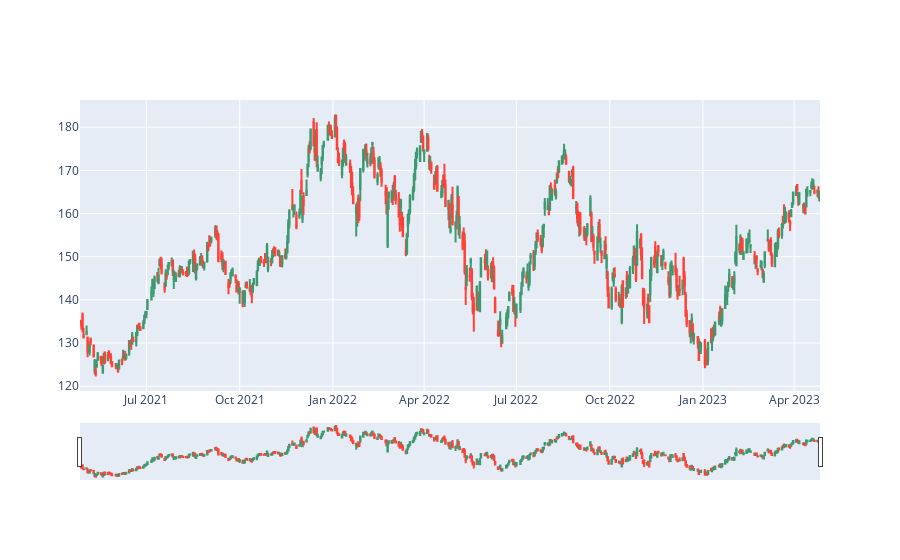

The notebook cell saved with this chart:
### Markdown cell above
### Visualization

### Code cell
fig = go.Figure(data=[go.Candlestick(x=df['date'],
                open=df['open'],
                high=df['high'],
                low=df['low'],
                close=df['close'])])

fig.show()

### Figure 1 — Plotly figure (JSON) as saved in the notebook; plotly's stock layout.template omitted (floating-point values rounded to 4 significant figures; data arrays with more than 128 entries replaced by an {"elided": "..."} marker saying what was removed)
{"data": [{"close": {"elided": "504 float values"}, "high": {"elided": "504 float values"}, "low": {"elided": "504 float values"}, "open": {"elided": "504 float values"}, "type": "candlestick", "x": {"elided": "504 str values"}}], "layout": {}}
